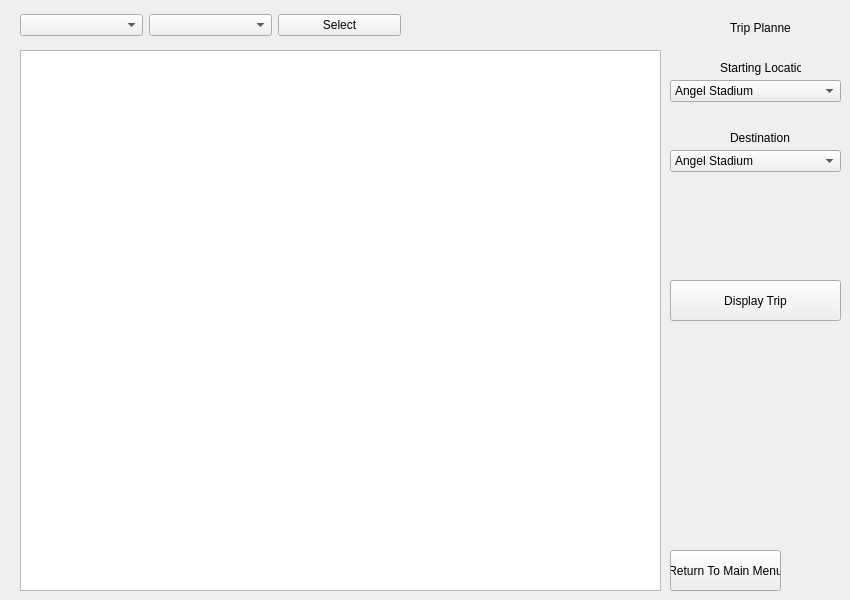
   <widget class="QWidget" name="page_American">
    <widget class="QWidget" name="layoutWidget_2">
     <property name="geometry">
      <rect>
       <x>20</x>
       <y>10</y>
       <width>381</width>
       <height>31</height>
      </rect>
     </property>
     <layout class="QHBoxLayout" name="horizontalLayout_3">
      <item>
       <widget class="QComboBox" name="comboBox_American_Sort"/>
      </item>
      <item>
       <widget class="QComboBox" name="comboBox_American_Sort_Grass"/>
      </item>
      <item>
       <widget class="QPushButton" name="pushButton_SelectAmerican">
        <property name="text">
         <string>Select</string>
        </property>
       </widget>
      </item>
     </layout>
    </widget>
    <widget class="QPushButton" name="pushButton_ReturnToMainAL">
     <property name="geometry">
      <rect>
       <x>670</x>
       <y>550</y>
       <width>111</width>
       <height>41</height>
      </rect>
     </property>
     <property name="text">
      <string>Return To Main Menu</string>
     </property>
    </widget>
    <widget class="QTableWidget" name="tableWidget_American">
     <property name="geometry">
      <rect>
       <x>20</x>
       <y>50</y>
       <width>641</width>
       <height>541</height>
      </rect>
     </property>
    </widget>
    <widget class="QComboBox" name="comboBox_Destination_AL">
     <property name="geometry">
      <rect>
       <x>670</x>
       <y>150</y>
       <width>171</width>
       <height>22</height>
      </rect>
     </property>
     <item>
      <property name="text">
       <string>Angel Stadium</string>
      </property>
     </item>
     <item>
      <property name="text">
       <string>O.co Coliseum</string>
      </property>
     </item>
     <item>
      <property name="text">
       <string>Safeco Field</string>
      </property>
     </item>
     <item>
      <property name="text">
       <string>Minute Maid Park</string>
      </property>
     </item>
     <item>
      <property name="text">
       <string>Rangers Ballpark</string>
      </property>
     </item>
     <item>
      <property name="text">
       <string>Kauffman Stadium</string>
      </property>
     </item>
     <item>
      <property name="text">
       <string>Target Field</string>
      </property>
     </item>
     <item>
      <property name="text">
       <string>US. Cellular Field</string>
      </property>
     </item>
     <item>
      <property name="text">
       <string>Comerica Park</string>
      </property>
     </item>
     <item>
      <property name="text">
       <string>Progressive Field</string>
      </property>
     </item>
     <item>
      <property name="text">
       <string>Tropicana Field</string>
      </property>
     </item>
     <item>
      <property name="text">
       <string>Camden Yards</string>
      </property>
     </item>
     <item>
      <property name="text">
       <string>Yankee Stadium</string>
      </property>
     </item>
     <item>
      <property name="text">
       <string>Rogers Center</string>
      </property>
     </item>
     <item>
      <property name="text">
       <string>Fenway Park</string>
      </property>
     </item>
    </widget>
    <widget class="QLabel" name="label_11_AL">
     <property name="geometry">
      <rect>
       <x>730</x>
       <y>20</y>
       <width>61</width>
       <height>16</height>
      </rect>
     </property>
     <property name="text">
      <string>Trip Planner</string>
     </property>
    </widget>
    <widget class="QLabel" name="label_12_AL">
     <property name="geometry">
      <rect>
       <x>730</x>
       <y>130</y>
       <width>61</width>
       <height>16</height>
      </rect>
     </property>
     <property name="text">
      <string>Destination</string>
     </property>
    </widget>
    <widget class="QLabel" name="label_13_AL">
     <property name="geometry">
      <rect>
       <x>720</x>
       <y>60</y>
       <width>81</width>
       <height>16</height>
      </rect>
     </property>
     <property name="text">
      <string>Starting Location</string>
     </property>
    </widget>
    <widget class="QPushButton" name="pushButton_DisplayAL">
     <property name="geometry">
      <rect>
       <x>670</x>
       <y>280</y>
       <width>171</width>
       <height>41</height>
      </rect>
     </property>
     <property name="text">
      <string>Display Trip</string>
     </property>
    </widget>
    <widget class="QComboBox" name="comboBox_Cali_StartPoint_AL">
     <property name="geometry">
      <rect>
       <x>670</x>
       <y>80</y>
       <width>171</width>
       <height>22</height>
      </rect>
     </property>
     <item>
      <property name="text">
       <string>Angel Stadium</string>
      </property>
     </item>
     <item>
      <property name="text">
       <string>O.co Coliseum</string>
      </property>
     </item>
    </widget>
   </widget>
